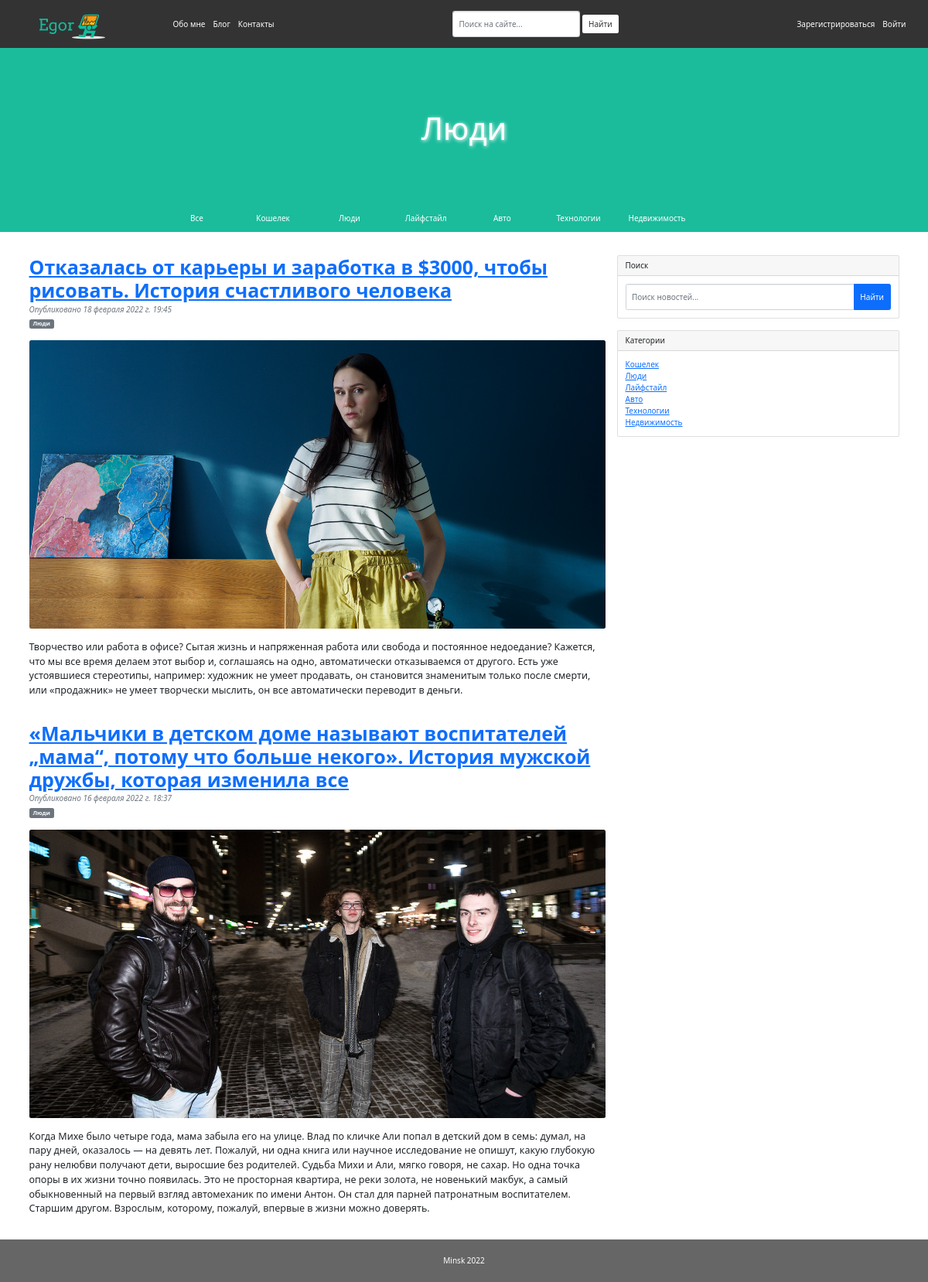
The app's page /category/2/ with its own data.
### main/models.py (models this page shows, shortened)
class Categories(models.Model):
    category = models.CharField(verbose_name='Категория', help_text='Категория', max_length=50)
    def get_absolute_url(self):
        return reverse_lazy('categories', kwargs={'cat_id': self.pk})
    def __str__(self):
        return self.category
    class Meta:
        verbose_name = 'Категория'
        verbose_name_plural = 'Категории'
        ordering = ['id']

class News(models.Model):
    header = models.CharField(verbose_name='Заголовок', max_length=150)
    annotation = models.TextField(verbose_name='Аннотация')
    full_text = RichTextField(blank=True, null=True, verbose_name='Текст статьи')
    image = models.ImageField(verbose_name='Изображение', blank=True, upload_to='media/img/news_img/%Y/%m/%d/')
    created_at = models.DateTimeField(verbose_name='Дата публикации', auto_now_add=True)
    updated_at = models.DateTimeField(verbose_name='Дата редактирования', auto_now=True)
    category = models.ForeignKey('Categories', on_delete=models.PROTECT, verbose_name='Категория')
    def get_absolute_url(self):
        return reverse_lazy('news', kwargs={'pk': self.pk})
    class Meta:
        verbose_name = 'Новость'
        verbose_name_plural = 'Новости'
        ordering = ['-created_at']

### main/views.py (the view)
# urls.py: path('category/<int:cat_id>/', views.category, name='categories'),
def category(request, cat_id):
    news = News.objects.filter(category_id=cat_id)
    category_name = Categories.objects.get(pk=cat_id)
    paginator = Paginator(news, 5)
    page_num = request.GET.get('page', 1)
    page_obj = paginator.get_page(page_num)
    return render(request, "main/category.html", {'page_obj': page_obj,
                                                  'category_name': category_name,})

### main/templatetags/categories_tags.py (called while the page is built)
@register.simple_tag()
def get_categories():
    return Categories.objects.all()

### main/templates/main/category.html (shortened to what this page needs)
{% extends 'main/base.html' %}
{% load static %}
{% block header %}
    <div class="container-fluid" id="header">
        <h1>
            {{ category_name }}
        </h1>
    </div>
{% endblock %}
{% block main %}
    {% include 'main/inc/_categories_bar.html' %}
    {% include 'main/inc/_news_card.html' %}
{% endblock %}

### main/templates/main/base.html (shortened to what this page needs)
{% load static %}
{% load user_tags %}
<html>
<!DOCTYPE html>
<html lang="ru">
<head>
  <link href= "{% static 'main/lib/bootstrap/css/bootstrap.min.css' %}" rel="stylesheet">
  <link href="{% static 'main/lib/font-awesome/css/font-awesome.min.css' %}" rel="stylesheet">
  <link href="{% static 'main/css/style.css' %}" rel="stylesheet">
  <link href="https://cdn.jsdelivr.net/npm/bootstrap@5.1.3/dist/css/bootstrap.min.css" rel="stylesheet">
</head>
<body>
{% include 'main/inc/_topbar.html' %}
{% block header %}
{% endblock %}
{% block main %}
{% endblock %}
<footer class="footer">
  {% block footer %}
    <div class="container"><p class="m-0 text-center text-white">Minsk 2022</p></div>
  {% endblock %}
</footer>
</body>
</html>

### main/templates/main/inc/_topbar.html (shortened to what this page needs)
{% load static %}
<nav class="navbar navbar-expand-md sticky-top navbar-dark bg-dark" id="topbar">
  <div class="container-fluid">
    <div class="navbar-header navbar-nav mr-auto">
      <a href="{% url 'home' %}" class="navbar-brand"><img src="{% static 'main/img/favicon.png' %}"></a>
    </div>
    <div class="collapse navbar-collapse" id="topbar_collapse">
      <ul class="navbar-nav mr-auto">
        <li class="nav-item active">
          <a class="nav-link" aria-current="page" href="{% url 'home' %}">Обо мне</a>
        </li>
        <li class="nav-item">
          <a class="nav-link" href="{% url 'blog' %}">Блог</a>
        </li>
        <li class="nav-item">
          <a class="nav-link" href="{% url 'contacts' %}">Контакты</a>
        </li>
      </ul>
      <form class="navbar-form mx-auto" role="search" action="{% url 'search' %}" method="get">
        <div class="form-group">
          <input type="text" class="form-control" name="s" placeholder="Поиск на сайте...">
          </div>
        <button type="submit" class="btn btn-default" id="search_button">Найти</button>
      </form>
      <ul class="navbar-nav ml-auto">
        {% if request.user.is_authenticated %}
          <li class="nav-item">
            <a class="nav-link pull-right" href="{% url 'user_update' user.pk %}">Добро пожаловать, {{ user.first_name }}</a>
          </li>
        <li class="nav-item">
          <a class="nav-link pull-right" href="{% url 'user_logout' %}">Выйти</a>
        </li>
        {% else %}
        <li class="nav-item">
          <a class="nav-link" href="{% url 'user_registration' %}">Зарегистрироваться</a>
        </li>
        <li class="nav-item">
          <a class="nav-link" href="{% url 'user_login' %}">Войти</a>
        </li>
        {% endif %}
      </ul>
    </div>
  </div>
</nav>

### main/templates/main/inc/_categories_bar.html (shortened to what this page needs)
{% load categories_tags %}
<div class="container-fluid" id="categories_bar">
    <div class="row">
        <ul>
            <div class="col-md-2">
            </div>
            <div class="col-md-1 text-center">
                <li><a href="{% url 'blog' %}">Все</a></li>
            </div>
            {% get_categories as categories %}
            {% for el in categories %}
            <div class="col-md-1 text-center">
                <li><a href="{{ el.get_absolute_url }}">{{ el.category }}</a></li>
            </div>
            {% endfor %}
            <div class="col-md-2">
            </div>
        </ul>
    </div>
</div>

### main/templates/main/inc/_news_card.html (shortened to what this page needs)
{% load categories_tags %}
        <div class="container mt-5">
            <div class="row">
                <div class="col-lg-8">
                    {% for el in page_obj.object_list %}
                    <article>
                        <header class="mb-4">
                            <h1 class="fw-bolder mb-1"><a href="{{ el.get_absolute_url }}">{{ el.header }}</a></h1>
                            <div class="text-muted fst-italic mb-2">Опубликовано {{ el.created_at }}</div>
                            <a class="badge bg-secondary text-decoration-none link-light" href="{{ el.category.get_absolute_url }}">{{ el.category }}</a>
                        </header>
                        <figure class="mb-4"><img class="img-fluid rounded" src="{{ el.image.url }}"/></figure>
                        <section class="mb-5">
                            <p class="fs-5 mb-4">{{ el.annotation }}</p>
                        </section>
                    </article>
                    {% endfor %}
                </div>
                <div class="col-lg-4">
                    <div class="card mb-4">
                        <div class="card-header">Поиск</div>
                        <div class="card-body">
                            <div class="input-group">
                                <input class="form-control" type="text" placeholder="Поиск новостей..." aria-label="Поиск новостей..." aria-describedby="button-search" />
                                <button class="btn btn-primary" id="button-search" type="button">Найти</button>
                            </div>
                        </div>
                    </div>
                    <div class="card mb-4">
                        <div class="card-header">Категории</div>
                        <div class="card-body">
                            <div class="row">
                                <div class="col-sm-6">
                                    <ul class="list-unstyled mb-0">
                                        {% get_categories as categories %}
                                        {% for el in categories %}
                                        <li><a href="{{ el.get_absolute_url }}">{{ el.category }}</a></li>
                                        {% endfor %}
                                    </ul>
                                </div>
                                <div class="col-sm-6">
                                </div>
                            </div>
                        </div>
                    </div>
                </div>
            </div>
        </div>

### main/static/main/css/style.css (style rules this page uses)
body { font-family: Arial, Helvetica, sans-serif; }
#header { padding: 80px; text-align: center; background: #1abc9c; color: white; }
#header h1 { font-size: 40px; text-shadow: 1px 1px 5px; }
#topbar { background-color: #333!important; border-radius: 0; margin: 0 auto; }
.navbar-brand>img { width: 50%; display: table-cell; margin: 0 auto; }
#search_button { color: #333; background-color: white; }
.nav-link { color: white !important; }
#topbar a { text-decoration: none; }
#topbar li { -moz-transition: all 0.3s 0.01s ease; -o-transition: all 0.3s 0.01s ease; -webkit-transition: all 0.3s 0.01s ease; }
#categories_bar { background-color: #1abc9c; }
#categories_bar a { text-decoration: none; color: white !important; text-align: center; }
#categories_bar li { list-style: none; -moz-transition: all 0.3s 0.01s ease; -o-transition: all 0.3s 0.01s ease; -webkit-transition: all 0.3s 0.01s ease; }
.footer { padding: 20px; background: #666666; }

### records on screen
Categories: category "Люди"
Categories: category "Кошелек"
Categories: category "Лайфстайл"
Categories: category "Авто"
Categories: category "Технологии"
Categories: category "Недвижимость"
News: header "Отказалась от карьеры и заработка в $3000, чтобы рисовать. История счастливого человека", created_at "18 февраля 2022 г. 19:45", category "Люди", image (picture), annotation "Творчество или работа в офисе? Сытая жизнь и напряженная работа или свобода и постоянное недоедание? Кажется, что мы все время делаем этот выбор и, соглашаясь на одно, автоматически отказываемся от другого. Есть уже устоявшиеся стереотипы, например: художник не умеет продавать, он становится знаменитым только после смерти, или «продажник» не умеет творчески мыслить, он все автоматически переводит в деньги."
News: header "«Мальчики в детском доме называют воспитателей „мама“, потому что больше некого». История мужской дружбы, которая изменила все", created_at "16 февраля 2022 г. 18:37", category "Люди", image (picture), annotation "Когда Михе было четыре года, мама забыла его на улице. Влад по кличке Али попал в детский дом в семь: думал, на пару дней, оказалось — на девять лет. Пожалуй, ни одна книга или научное исследование не опишут, какую глубокую рану нелюбви получают дети, выросшие без родителей. Судьба Михи и Али, мягко говоря, не сахар. Но одна точка опоры в их жизни точно появилась. Это не просторная квартира, не реки золота, не новенький макбук, а самый обыкновенный на первый взгляд автомеханик по имени Антон. Он стал для парней патронатным воспитателем. Старшим другом. Взрослым, которому, пожалуй, впервые в жизни можно доверять."
